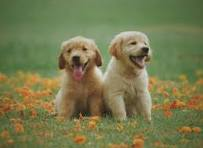
#> input picture dog.jpg, 203 x 148 px
$ python thresholding.py
#> lines starting #> are read from the running program, lines starting #| are printed output that depends on the picture; after the words box and inside, x2 and y2 are one past the last pixel; in counts of white or black regions, pixels touching at a corner belong together
import cv2 as cv
import matplotlib.pyplot as plt


img = cv.imread('dog.jpg')
#> img is the input picture: shape (148, 203, 3); mean B, G, R 78.7, 122.2, 119.6
cv.imshow('dog', img)

gray = cv.cvtColor(img, cv.COLOR_BGR2GRAY)
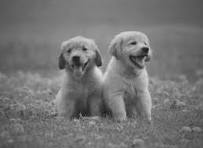
#> gray: shape (148, 203); min 21, max 227, mean 116.4
cv.imshow('gray', gray)


# # simple thresholding
threshold, thresh = cv.threshold(gray, 150, 255, cv.THRESH_BINARY)
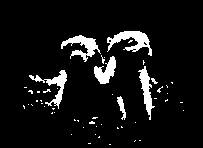
#> thresh: shape (148, 203); 7.5% white; 52 white regions (45 under 20 px), largest, box (x1, y1, x2, y2) and area: (107, 31, 152, 56) 487, (61, 35, 101, 62) 424, (29, 70, 67, 109) 371
cv.imshow('threshold', thresh)

threshold, thresh_inv = cv.threshold(gray, 150, 255, cv.THRESH_BINARY_INV)
cv.imshow('threshold invers', thresh_inv)

# Adaptive thresholdig
adaptive_thresh = cv.adaptiveThreshold(gray, 255, cv.ADAPTIVE_THRESH_MEAN_C, cv.THRESH_BINARY, 11, 3)
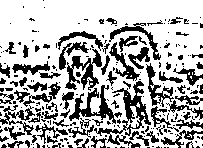
#> adaptive_thresh: shape (148, 203); 69.5% white; 229 black regions (153 under 20 px), largest, box (x1, y1, x2, y2) and area: (94, 81, 151, 148) 901, (69, 85, 122, 124) 637, (65, 49, 102, 91) 607
cv.imshow('adaptive threshold invers', adaptive_thresh)

adaptive_thresh_inv = cv.adaptiveThreshold(gray, 255, cv.ADAPTIVE_THRESH_MEAN_C, cv.THRESH_BINARY_INV, 11, 3)
cv.imshow('adaptive threshold invers', adaptive_thresh_inv)

cv.waitKey(0)

$ run again, with badminton.jpg copied over dog.jpg
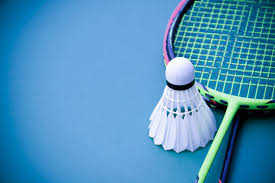
#> input picture badminton.jpg, 275 x 183 px
#> img is the input picture: shape (183, 275, 3); mean B, G, R 189.2, 147.5, 78.4
#> `threshold, thresh = cv.threshold(gray, 150, 255, cv.THRESH_BINARY)`:
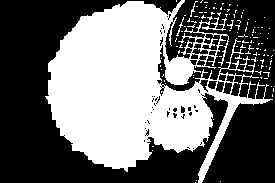
#> thresh: shape (183, 275); 43.4% white; 121 white regions (116 under 20 px), largest, box (x1, y1, x2, y2) and area: (45, 0, 273, 183) 21270, (202, 17, 227, 31) 88, (176, 17, 184, 36) 29, (190, 1, 198, 17) 27, (227, 20, 234, 29) 20
#> `adaptive_thresh = cv.adaptiveThreshold(gray, 255, cv.ADAPTIVE_THRESH_M..`:
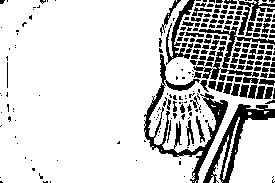
#> adaptive_thresh: shape (183, 275); 81.4% white; 243 black regions (137 under 20 px), largest, box (x1, y1, x2, y2) and area: (144, 54, 228, 183) 1813, (203, 104, 275, 183) 1371, (166, 0, 195, 65) 484
